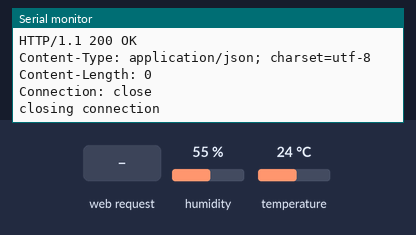
Recording of a sketch running on a simulated ESP8266 (NodeMCU). Shown: the last lines printed to the serial monitor. The inputs (shaded band) are chosen by the test bench; at power-on: humidity 55 %, temperature 24 °C. WiFi joins after 1.5 s; servers stay silent unless stated; uploads are accepted with an empty reply.

Above: at 3.9 s.
4.0 s: HTTP request GET /server received
At 5.9 s:
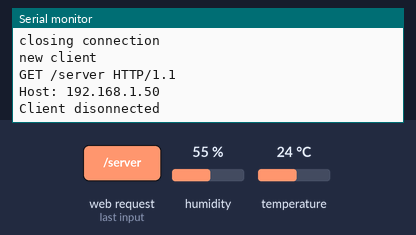
6.5 s: HTTP request GET /mn-cse/sensorNodeIUTInfo received
At 6.8 s:
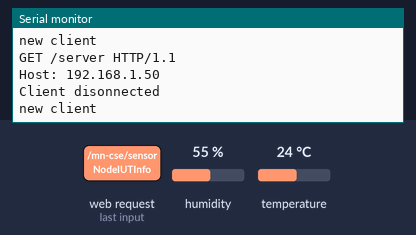
9.2 s: HTTP request GET /mn-cse/sensorNodeIUTInfo/temperature received
At 12.5 s:
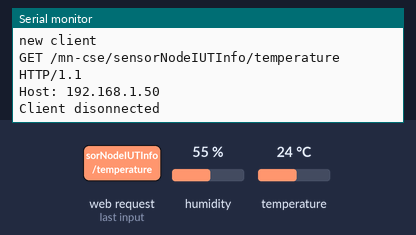
12.8 s: HTTP request GET /mn-cse/sensorNodeIUTInfo/humidity received
At 17.5 s:
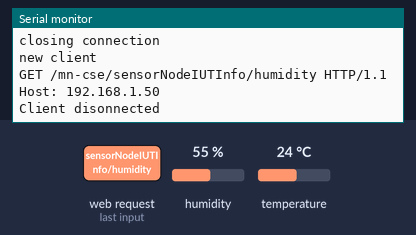
17.8 s: humidity set to 22 %
At 18.9 s:
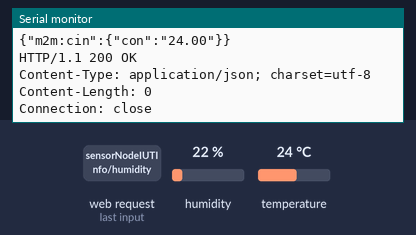
Timing chart, 0 to 20.8 s (numbered marks = the images above; inputs shaded):
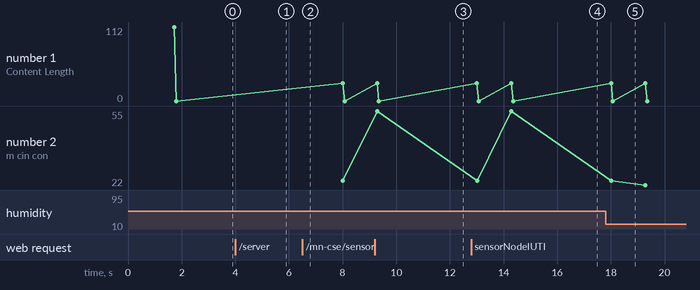

Measured:
- after the input at 4.0 s, the serial monitor: prints a new line at once (image 1)
- after the input at 9.2 s, the serial monitor: prints a new line after 2.2 s (image 3)
- after the input at 12.8 s, the serial monitor: prints a new line after 3.6 s (image 4)
- plotted number 2: 55 → 22 after the input at 17.8 s

The sketch:

sensor-nodeV3.ino
```cpp
#include <ESP8266WiFi.h>
#include "Timer.h"
#include <Adafruit_Sensor.h>
#include <DHT.h>
#include <DHT_U.h>

#define DHTPIN 0
#define DHTTYPE    DHT11
///////////////Parameters/////////////////
// WIFI params
const char* ssid = "Rasp-Fire";
const char* password = "Hephaistos";
DHT_Unified dht(DHTPIN, DHTTYPE);
uint32_t delayMS;

// CSE params
const char* host = "10.3.141.1";
const int httpPort = 8080;

// AE params
const int aePort   = 80;
//const char* origin   = "Cae-device1";
const char* origin   = "Sensor_NodeWifi";
///////////////////////////////////////////

Timer t;

WiFiServer server(aePort);
int sensorPin = A0; // select the input pin for LDR
//int sensorValue = 0; // variable to store the value coming from the sensor
int temperatureValue = 0; // variable to store the value coming from the temperature sensor
int humudityValue = 0; // variable to store the value coming from the humidity sensor
void setup() {

  Serial.begin(115200);
    dht.begin();
  sensor_t sensor;
  dht.temperature().getSensor(&sensor);

  dht.humidity().getSensor(&sensor);

    delayMS = sensor.min_delay / 1000;

  delay(10);

  Serial.println();
  Serial.println();

  // Connect to WIFI network
  Serial.print("Connecting to ");
  Serial.println(ssid);

  WiFi.persistent(false);

  WiFi.begin(ssid, password);

  while (WiFi.status() != WL_CONNECTED) {
    delay(500);
    Serial.print(".");
  }
  Serial.println();
  Serial.println("WiFi connected");
  Serial.println("IP address: ");
  Serial.println(WiFi.localIP());

  // Start HTTP server
  server.begin();
  Serial.println("Server started");

  // Create AE resource for sensor node

   String resultat = send("/server",2,"{\"m2m:ae\":{\"rn\":\"sensorNodeIUTInfo\",\"api\":\"mydevice1.company.com\",\"rr\":\"true\",\"poa\":[\"http://"+WiFi.localIP().toString()+":"+aePort+"\"]}}");
  if(resultat=="HTTP/1.1 201 Created"){
    // Create Container resource for temperature semsor

      send("/mn-cse/sensorNodeIUTInfo",3,"{\"m2m:cnt\":{\"rn\":\"temperature\"}}");

    // Create ContentInstance resource for temperature instance value

      send("/mn-cse/sensorNodeIUTInfo/temperature",4,"{\"m2m:cin\":{\"con\":\"0\"}}");

    // Create Container resource for humidity sensor

    send("/mn-cse/sensorNodeIUTInfo",3,"{\"m2m:cnt\":{\"rn\":\"humidity\"}}");

    // Create ContentInstance resource for humidity instance value

     send("/mn-cse/sensorNodeIUTInfo/humidity",4,"{\"m2m:cin\":{\"con\":\"0\"}}");

  }
  //every 5 seconds, call the push fonction that reads and sets the sensors values
  t.every(1000*5, push);
}

// Method in charge of receiving event from the CSE
void loop(){


  t.update();
  // Check if a client is connected
  WiFiClient client = server.available();
  if (!client) {
    return;
  }

  // Wait until the client sends some data
  Serial.println("new client");
  while(!client.available()){
    delay(1);
  }

  // Read the request
  String req = client.readString();
  Serial.println(req);
  client.flush();

  // Switch the Alarme state according to the received value
  /*if (req.indexOf("ON") != -1){
    digitalWrite(5, 1);
  }else if (req.indexOf("OFF") != -1){
    digitalWrite(5, 0);
  }else{
    Serial.println("invalid request");
    client.stop();
    return;
  }*/

  client.flush();

  // Send HTTP response to the client
  String s = "HTTP/1.1 200 OK\r\n";
  client.print(s);
  delay(1);
  Serial.println("Client disonnected");
}


// Method in charge of sending request to the CSE
String send(String url,int ty, String rep) {

  // Connect to the CSE address
  Serial.print("connecting to ");
  Serial.println(host);

  WiFiClient client;

  if (!client.connect(host, httpPort)) {
    Serial.println("connection failed");
    return "error";
  }


  // prepare the HTTP request
  String req = String()+"POST " + url + " HTTP/1.1\r\n" +
               "Host: " + host + "\r\n" +
               //"X-M2M-Origin:" + origin + "\r\n" +
               "X-M2M-Origin:" + "admin:admin" + "\r\n" +
               "Content-Type: application/json;ty="+ty+"\r\n" +
               "Content-Length: "+ rep.length()+"\r\n"
               "Connection: close\r\n\n" +
               rep;

  Serial.println(req+"\n");

  // Send the HTTP request
  client.print(req);

  unsigned long timeout = millis();
  while (client.available() == 0) {
    if (millis() - timeout > 5000) {
      Serial.println(">>> Client Timeout !");
      client.stop();
      return "error";
    }
  }

  // Read the HTTP response
  String res="";
  if(client.available()){
    res = client.readStringUntil('\r');
    Serial.print(res);
  }
  while(client.available()){
    String line = client.readStringUntil('\r');
    Serial.print(line);
  }

  Serial.println();
  Serial.println("closing connection");
  Serial.println();
  return res;
}

// Sensor function that reads and pushes sensors values in oneM2M infrastructure
void push(){
  //sensorValue = event.temperature;
   //String data = String()+"{\"m2m:cin\":{\"con\":\""+sensorValue+"\"}}";
 // send("/server/mydevice1/temperature",4,data);

  Serial.println("ENVOI");
  sensors_event_t eventT;
  dht.temperature().getEvent(&eventT);
  if (isnan(eventT.temperature)) {
    Serial.println(F("Error reading temperature!"));
  }
  else {
    Serial.print(F("Temperature: "));
    Serial.print(eventT.temperature);
    Serial.println(F("°C"));
    String data = String()+"{\"m2m:cin\":{\"con\":\""+eventT.temperature+"\"}}";
    send("/mn-cse/sensorNodeIUTInfo/temperature",4,data);
  }

  sensors_event_t eventH;
 dht.humidity().getEvent(&eventH);
  if (isnan(eventH.relative_humidity)) {
    Serial.println(F("Error reading humidity!"));
  }
  else {
    Serial.print(F("Humidity: "));
    Serial.print(eventH.relative_humidity);
    Serial.println(F("%"));
    String data = String()+"{\"m2m:cin\":{\"con\":\""+eventH.relative_humidity+"\"}}";
    send("/mn-cse/sensorNodeIUTInfo/humidity",4,data);
  }
}
```
